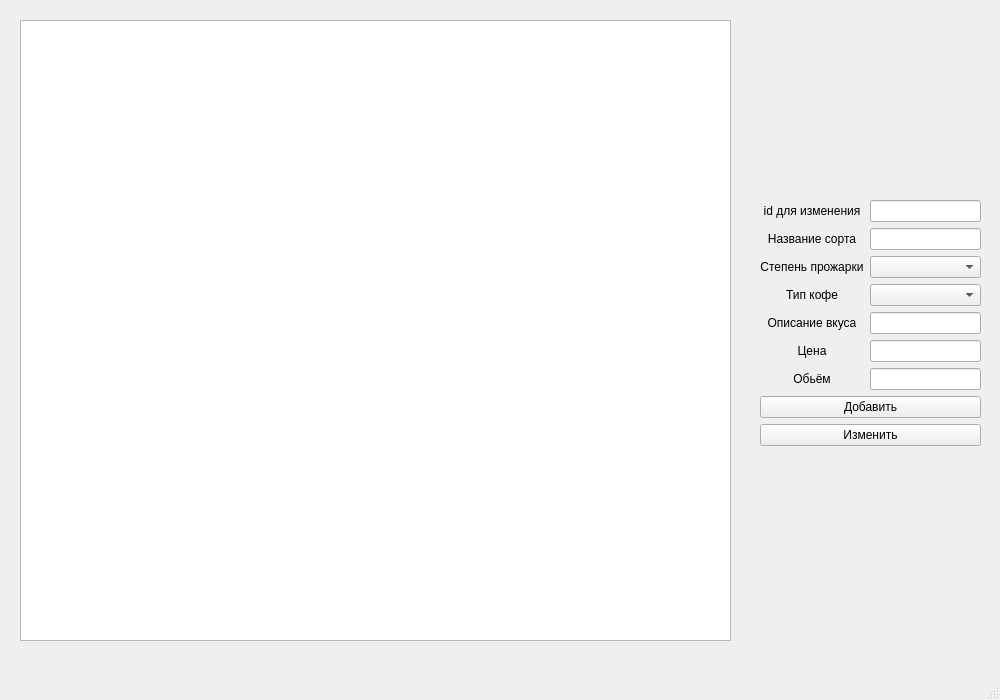
<?xml version="1.0" encoding="UTF-8"?>
<ui version="4.0">
 <class>MainWindow</class>
 <widget class="QMainWindow" name="MainWindow">
  <property name="geometry">
   <rect>
    <x>0</x>
    <y>0</y>
    <width>1000</width>
    <height>700</height>
   </rect>
  </property>
  <property name="windowTitle">
   <string>MainWindow</string>
  </property>
  <widget class="QWidget" name="centralwidget">
   <widget class="QTableWidget" name="coffee_table">
    <property name="geometry">
     <rect>
      <x>20</x>
      <y>20</y>
      <width>711</width>
      <height>621</height>
     </rect>
    </property>
   </widget>
   <widget class="QLabel" name="Error_label">
    <property name="geometry">
     <rect>
      <x>760</x>
      <y>490</y>
      <width>221</width>
      <height>91</height>
     </rect>
    </property>
    <property name="text">
     <string>&lt;html&gt;&lt;head/&gt;&lt;body&gt;&lt;p align=&quot;center&quot;&gt;&lt;br/&gt;&lt;/p&gt;&lt;/body&gt;&lt;/html&gt;</string>
    </property>
   </widget>
   <widget class="QWidget" name="layoutWidget">
    <property name="geometry">
     <rect>
      <x>760</x>
      <y>200</y>
      <width>221</width>
      <height>251</height>
     </rect>
    </property>
    <layout class="QGridLayout" name="add_layout">
     <item row="4" column="1">
      <widget class="QLineEdit" name="taste_description_line"/>
     </item>
     <item row="0" column="0">
      <widget class="QLabel" name="label_8">
       <property name="text">
        <string>&lt;html&gt;&lt;head/&gt;&lt;body&gt;&lt;p align=&quot;center&quot;&gt;id для изменения&lt;/p&gt;&lt;/body&gt;&lt;/html&gt;</string>
       </property>
      </widget>
     </item>
     <item row="2" column="0">
      <widget class="QLabel" name="label_2">
       <property name="text">
        <string>&lt;html&gt;&lt;head/&gt;&lt;body&gt;&lt;p align=&quot;center&quot;&gt;Степень прожарки&lt;/p&gt;&lt;/body&gt;&lt;/html&gt;</string>
       </property>
      </widget>
     </item>
     <item row="0" column="1">
      <widget class="QLineEdit" name="id_edit_line"/>
     </item>
     <item row="5" column="1">
      <widget class="QLineEdit" name="price_line"/>
     </item>
     <item row="5" column="0">
      <widget class="QLabel" name="label_5">
       <property name="text">
        <string>&lt;html&gt;&lt;head/&gt;&lt;body&gt;&lt;p align=&quot;center&quot;&gt;Цена&lt;/p&gt;&lt;/body&gt;&lt;/html&gt;</string>
       </property>
      </widget>
     </item>
     <item row="1" column="1">
      <widget class="QLineEdit" name="sort_name_line"/>
     </item>
     <item row="3" column="0">
      <widget class="QLabel" name="label_3">
       <property name="text">
        <string>&lt;html&gt;&lt;head/&gt;&lt;body&gt;&lt;p align=&quot;center&quot;&gt;Тип кофе&lt;/p&gt;&lt;/body&gt;&lt;/html&gt;</string>
       </property>
      </widget>
     </item>
     <item row="6" column="1">
      <widget class="QLineEdit" name="volume_line"/>
     </item>
     <item row="4" column="0">
      <widget class="QLabel" name="label_4">
       <property name="text">
        <string>&lt;html&gt;&lt;head/&gt;&lt;body&gt;&lt;p align=&quot;center&quot;&gt;Описание вкуса&lt;/p&gt;&lt;/body&gt;&lt;/html&gt;</string>
       </property>
      </widget>
     </item>
     <item row="6" column="0">
      <widget class="QLabel" name="label_6">
       <property name="text">
        <string>&lt;html&gt;&lt;head/&gt;&lt;body&gt;&lt;p align=&quot;center&quot;&gt;Обьём&lt;/p&gt;&lt;/body&gt;&lt;/html&gt;</string>
       </property>
      </widget>
     </item>
     <item row="1" column="0">
      <widget class="QLabel" name="label">
       <property name="text">
        <string>&lt;html&gt;&lt;head/&gt;&lt;body&gt;&lt;p align=&quot;center&quot;&gt;Название сорта&lt;/p&gt;&lt;/body&gt;&lt;/html&gt;</string>
       </property>
      </widget>
     </item>
     <item row="8" column="0" colspan="2">
      <widget class="QPushButton" name="add_button">
       <property name="text">
        <string>Добавить</string>
       </property>
      </widget>
     </item>
     <item row="9" column="0" colspan="2">
      <widget class="QPushButton" name="edit_button">
       <property name="text">
        <string>Изменить</string>
       </property>
      </widget>
     </item>
     <item row="2" column="1">
      <widget class="QComboBox" name="roasting_box"/>
     </item>
     <item row="3" column="1">
      <widget class="QComboBox" name="coffe_type_box"/>
     </item>
    </layout>
   </widget>
   <widget class="QLabel" name="label_7">
    <property name="geometry">
     <rect>
      <x>-4</x>
      <y>0</y>
      <width>1051</width>
      <height>711</height>
     </rect>
    </property>
    <property name="text">
     <string/>
    </property>
    <property name="pixmap">
     <pixmap>image for label/1663577115_34-top-fon-com-p-serii-fon-grafichnii-foto-59.jpg</pixmap>
    </property>
   </widget>
   <zorder>label_7</zorder>
   <zorder>coffee_table</zorder>
   <zorder>layoutWidget</zorder>
   <zorder>Error_label</zorder>
  </widget>
  <widget class="QMenuBar" name="menubar">
   <property name="geometry">
    <rect>
     <x>0</x>
     <y>0</y>
     <width>1000</width>
     <height>21</height>
    </rect>
   </property>
  </widget>
  <widget class="QStatusBar" name="statusbar"/>
 </widget>
 <resources/>
 <connections/>
</ui>
